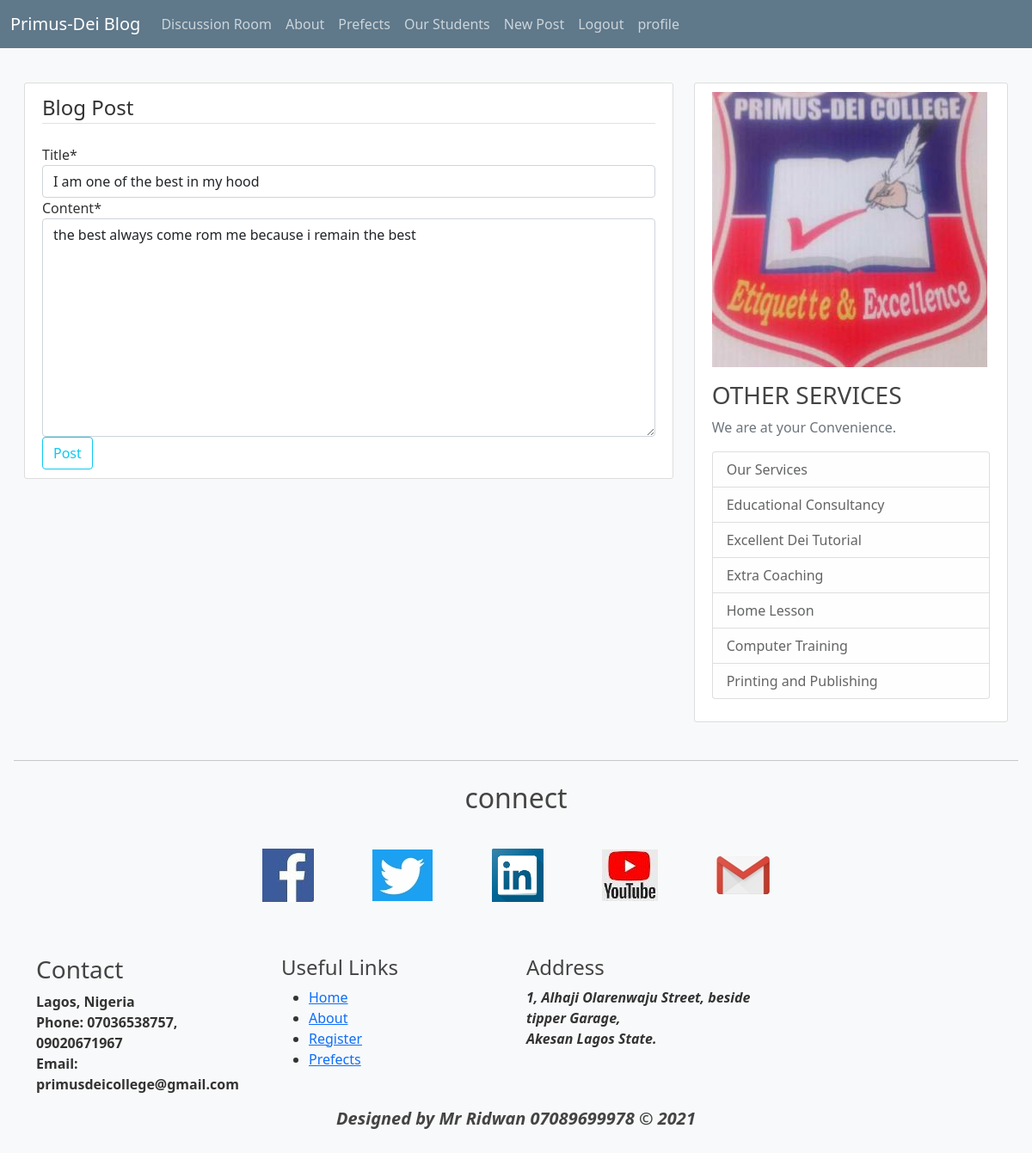
The page /post/5/update/ (signed in) on the database its author committed.
### blogs/models.py (models this page shows, shortened)
class Post(models.Model):
    title = models.CharField(max_length=100)
    content = models.TextField()
    date_posted = models.DateTimeField(default=timezone.now)
    author = models.ForeignKey(User, on_delete=models.CASCADE)

### blogs/views.py (the view, shortened to what this page needs)
# urls.py: path('post/<int:pk>/update/', PostUpdateView.as_view(), name='update-view'),
class PostUpdateView(LoginRequiredMixin,UserPassesTestMixin, UpdateView):
    model = Post
    fields = ['title','content']
    template_name = 'post_form.html'
    def test_func(self):
        post = self.get_object()
        if self.request.user == post.author:
            return True
        return False

### blogs/templates/post_form.html (shortened to what this page needs)
{% extends 'base.html' %}
{% load crispy_forms_tags %}
{% block content %}
<div class="content-section">
    <form method="POST">
        <fieldset class="form-group">
            <legend class="border-bottom mb-4">Blog Post</legend>
            {{ form|crispy }}
        </fieldset>
        <div class="form-group">
            <button class="btn btn-outline-info" type="submit" >Post</button>
        </div>
    </form>
</div>
{% endblock content %}

### blogs/static/main.css (style rules this page uses)
body { background: #fafafa; color: #333333; margin-top: 5rem; }
.content-section { background: #ffffff; padding: 10px 20px; border: 1px solid #dddddd; border-radius: 3px; margin-bottom: 20px; }

### rows shown on the page
Post: title "I am one of the best in my hood", content "the best always come rom me because i remain the best"
